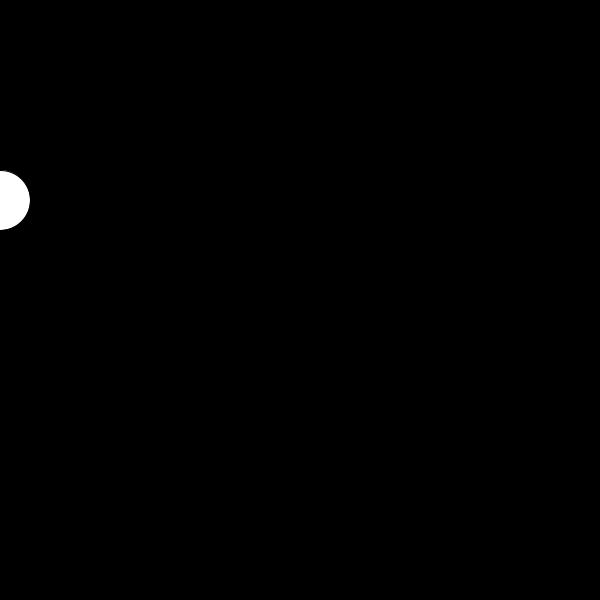
Frame 1 (no input)
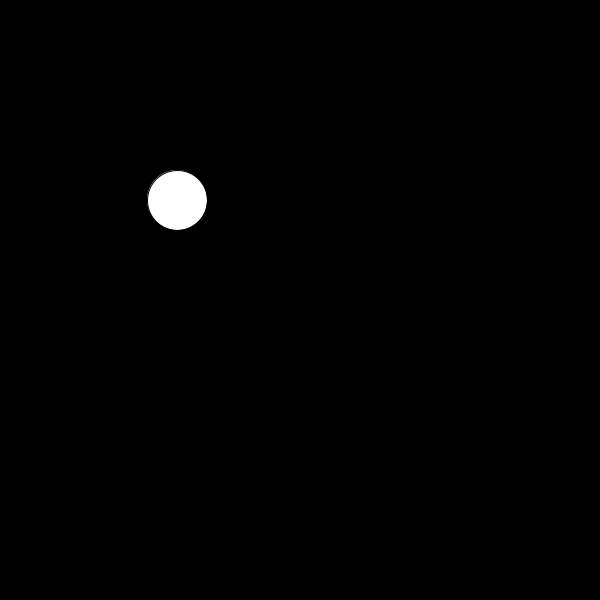
Frame 60 (the mouse pressed at the canvas centre just before this capture)
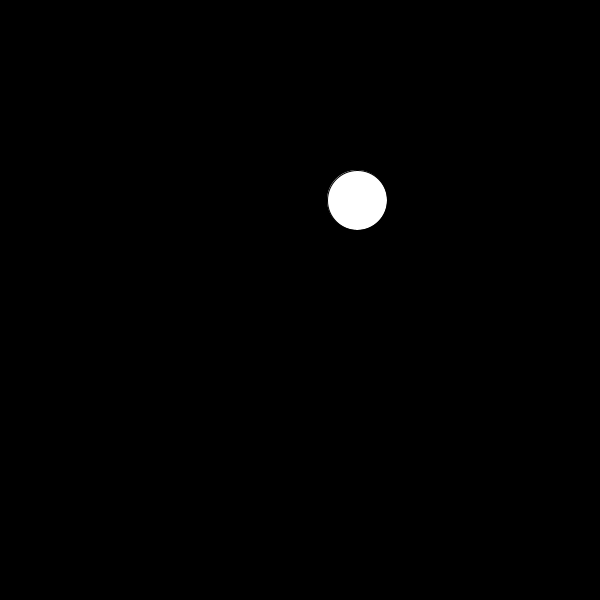
Frame 120 (the mouse held since frame 60 and released just before this capture)

The Processing sketch that drew these frames (run headless with seeded random() and noise(); from frame 60 on, the mouse is pressed at the canvas centre):

// Processing sketch: moving_variables
// ── moving_variables.pde
// variable: numbers and letters
// whole numbers: use int
// decimal place number: use float

float x = 0;
float y = 200;
float speed = 3;

// we can now access these variables from anywhere in the screen

void setup (){
  size(600, 600);
  background(0);
}

void draw (){
  background(0); 
 ellipse (x, y, 60, 60);
 
  x = x + speed;
// we can UPDATE variables over time
// using this function the variable will MOVE because 
// variable is UPDATING EVERY FRAME
// variable SPEED tells the ellipse how much to move every frame - continuous hence keeps moving
 
}
